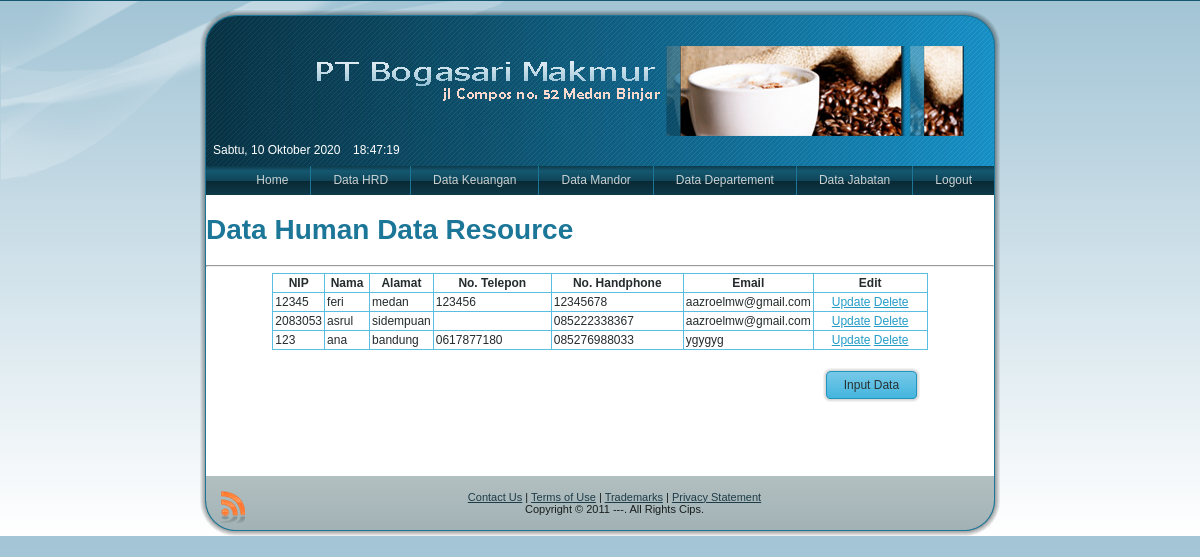
Screenshot of /penggajian3/uadmin.php?page=HRD with the database file from the repository.
### tables this page shows
CREATE TABLE `hrd` (
  `nip` varchar(15) NOT NULL,
  `nama_hrd` varchar(50) NOT NULL,
  `alamat_hrd` text NOT NULL,
  `telp_hrd` varchar(15) NOT NULL,
  `hp_hrd` varchar(12) NOT NULL,
  `email_hrd` varchar(50) NOT NULL,
  PRIMARY KEY  (`nip`)
);

### penggajian3/system/admin/view_hrd.php (the view, shortened to what this page needs)
<!DOCTYPE html PUBLIC "-//W3C//DTD XHTML 1.0 Transitional//EN" "http://www.w3.org/TR/xhtml1/DTD/xhtml1-transitional.dtd">
<html xmlns="http://www.w3.org/1999/xhtml">
<head>
</head>
<body>
<h1 align="left">Data Human Data Resource </h1>
<hr />
<table width="80%" border="0" align="center" class="tbls">
<tr>
    <td width="27"><div align="center"><strong>NIP</strong></div></td>
    <td width="40"><div align="center"><strong>Nama</strong></div></td>
    <td width="48"><div align="center"><strong>Alamat</strong></div></td>
    <td width="113"><div align="center"><strong>No. Telepon </strong></div></td>
    <td width="127"><div align="center"><strong>No. Handphone </strong></div></td>
    <td width="51"><div align="center"><strong>Email</strong></div></td>
    <td width="109"><div align="center"><strong>Edit</strong></div></td>
</tr>
<?php include"koneksi.php";
 $sql=mysql_query("select * from hrd");
		 while($re=mysql_fetch_array($sql)){ ?>
			<tr align="left" valign="top">
				<td>
					<?php echo $re[nip] ?>				</td>
				<td>
					<?php echo $re[nama_hrd] ?>			</td>
				<td>
					<?php echo $re[alamat_hrd] ?>		</td>
                <td>
					<?php echo $re[telp_hrd] ?>			</td>
                <td>
					<?php echo $re[hp_hrd] ?>			</td>
				<td>
					<?php echo $re[email_hrd] ?>			</td>
                <td align="center">
					<a href="?page=u-hrd&id=<?php echo $re[nip]; ?>">Update</a>
					<a href="?page=HRD&id=<?php echo $re[nip]; ?>" onClick="return confirm('Apakah Anda yakin menghapus data ini ?')">Delete</a>				</td>
			</tr>
		<?php }?>
</table>
<br/>
<table width="82%" border="0" align="center">
  <tr>
    <td>
    <div align="right">
<a class="Button" href="?page=t_hrd">
     <span class="btn">
            <span class="l"></span>
            <span class="t">Input Data</span>
      </span>
</a></div>
    </td>
  </tr>
</table>
<br/>
<br/>
<p>&nbsp;</p>
</body>
</html>

### penggajian3/style.css (style rules this page uses)
body { margin: 0 auto; padding: 0; background-color: #145871; }
body { font-family: Arial, Helvetica, Sans-Serif; font-size: 12px; font-style: normal; font-weight: normal; color: #242C2D; }
a { font-family: Arial, Helvetica, Sans-Serif; text-decoration: underline; color: #239CC7; }
a:link { font-family: Arial, Helvetica, Sans-Serif; text-decoration: underline; color: #239CC7; }
h1, h2, h3, h4, h5, h6, h1 a, h2 a, h3 a, h4 a, h5 a, h6 a h1 a:hover, h2 a:hover, h3 a:hover, h4 a:hover, h5 a:hover, h6 a:hover h1 a:visited, h2 a:visited, h3 a:visited, h4 a:visited, h5 a:visited, h6 a:visited { font-weight: normal; font-style: normal; text-decoration: none; }
h1, h1 a, h1 a:link, h1 a:visited, h1 a:hover { font-family: Arial, Helvetica, Sans-Serif; font-size: 28px; font-style: normal; font-weight: bold; text-align: left; color: #1B7698; }
.Button { display:inline-block; width: auto; outline:none; border:none; background:none; line-height:34px; margin:0; padding:0; overflow: visible; cursor: default; text-decoration: none !important; z-index:0; }
.Button .btn { display:block; position:relative; float:left; height: 34px; overflow:hidden; white-space: nowrap; width: auto; color: #293233; }
.Button .btn .t { display:block; height: 34px; font-family: Arial, Helvetica, Sans-Serif; font-size: 12px; font-style: normal; font-weight: normal; white-space: nowrap; text-align: left; padding: 0 21px; line-height: 34px; text-decoration: none !important; }
.Button .btn .l, .Button .btn .r { display:block; position:absolute; z-index:-1; height: 102px; background-image: url('images/Button.png'); }
.Button .btn .l { left:0; right:11px; }

### penggajian3/uadmin.php (style rules this page uses)
.tbls table, table.tbls { border-collapse: collapse; margin: 1px; width:auto; }
.tbls table, table.tbls .tbls tr, .tbls th, .tbls td { background-color:Transparent; }
.tbls th, .tbls td { padding: 2px; border: solid 1px #5ABEE2; vertical-align: top; }
#all { background: -webkit-gradient(linear, left top, left bottom, from(#a2c4d5), to(#ffffff)); background: -moz-linear-gradient(top, #a2c4d5, #ffffff) no-repeat; filter: progid:DXImageTransform.Microsoft.gradient(startColorstr='#a2c4d5', endColorstr='#ffffff'); -ms-filter: progid:DXImageTransform.Microsoft.gradient(startColorstr='#a2c4d5', endColorstr='#ffffff'); }

### rows the page displays
hrd: nip "12345", nama_hrd "feri", alamat_hrd "medan", telp_hrd "123456", hp_hrd "12345678", email_hrd "aazroelmw@gmail.com"
hrd: nip "2083053", nama_hrd "asrul", alamat_hrd "sidempuan", hp_hrd "085222338367", email_hrd "aazroelmw@gmail.com"
hrd: nip "123", nama_hrd "ana", alamat_hrd "bandung", telp_hrd "0617877180", hp_hrd "085276988033", email_hrd "ygygyg"
